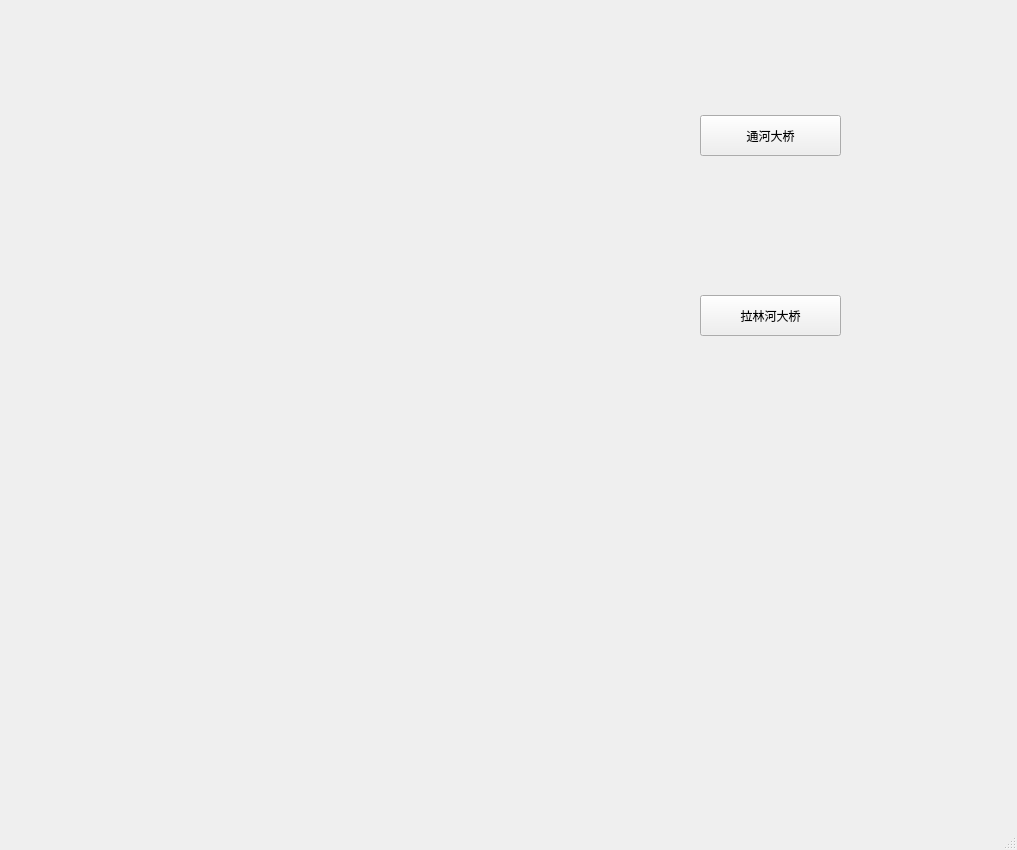
<?xml version="1.0" encoding="UTF-8"?>
<ui version="4.0">
 <class>MainWindow</class>
 <widget class="QMainWindow" name="MainWindow">
  <property name="geometry">
   <rect>
    <x>0</x>
    <y>0</y>
    <width>1017</width>
    <height>850</height>
   </rect>
  </property>
  <property name="windowTitle">
   <string>MainWindow</string>
  </property>
  <widget class="QWidget" name="centralwidget">
   <layout class="QGridLayout" name="gridLayout">
    <item row="3" column="1">
     <spacer name="verticalSpacer">
      <property name="orientation">
       <enum>Qt::Vertical</enum>
      </property>
      <property name="sizeType">
       <enum>QSizePolicy::Fixed</enum>
      </property>
      <property name="sizeHint" stdset="0">
       <size>
        <width>20</width>
        <height>640</height>
       </size>
      </property>
     </spacer>
    </item>
    <item row="0" column="2">
     <spacer name="verticalSpacer_3">
      <property name="orientation">
       <enum>Qt::Vertical</enum>
      </property>
      <property name="sizeType">
       <enum>QSizePolicy::Fixed</enum>
      </property>
      <property name="sizeHint" stdset="0">
       <size>
        <width>20</width>
        <height>40</height>
       </size>
      </property>
     </spacer>
    </item>
    <item row="3" column="0">
     <spacer name="horizontalSpacer_3">
      <property name="orientation">
       <enum>Qt::Horizontal</enum>
      </property>
      <property name="sizeType">
       <enum>QSizePolicy::Fixed</enum>
      </property>
      <property name="sizeHint" stdset="0">
       <size>
        <width>40</width>
        <height>20</height>
       </size>
      </property>
     </spacer>
    </item>
    <item row="4" column="2">
     <spacer name="horizontalSpacer_2">
      <property name="orientation">
       <enum>Qt::Horizontal</enum>
      </property>
      <property name="sizeType">
       <enum>QSizePolicy::Preferred</enum>
      </property>
      <property name="sizeHint" stdset="0">
       <size>
        <width>40</width>
        <height>20</height>
       </size>
      </property>
     </spacer>
    </item>
    <item row="3" column="2">
     <widget class="QLabel" name="selectBridgePicLabel">
      <property name="sizePolicy">
       <sizepolicy hsizetype="Preferred" vsizetype="Preferred">
        <horstretch>0</horstretch>
        <verstretch>0</verstretch>
       </sizepolicy>
      </property>
      <property name="text">
       <string/>
      </property>
     </widget>
    </item>
    <item row="5" column="2">
     <spacer name="verticalSpacer_4">
      <property name="orientation">
       <enum>Qt::Vertical</enum>
      </property>
      <property name="sizeHint" stdset="0">
       <size>
        <width>20</width>
        <height>40</height>
       </size>
      </property>
     </spacer>
    </item>
    <item row="1" column="2">
     <spacer name="horizontalSpacer">
      <property name="orientation">
       <enum>Qt::Horizontal</enum>
      </property>
      <property name="sizeType">
       <enum>QSizePolicy::Fixed</enum>
      </property>
      <property name="sizeHint" stdset="0">
       <size>
        <width>620</width>
        <height>20</height>
       </size>
      </property>
     </spacer>
    </item>
    <item row="3" column="5">
     <spacer name="horizontalSpacer_4">
      <property name="orientation">
       <enum>Qt::Horizontal</enum>
      </property>
      <property name="sizeType">
       <enum>QSizePolicy::Expanding</enum>
      </property>
      <property name="sizeHint" stdset="0">
       <size>
        <width>400</width>
        <height>20</height>
       </size>
      </property>
     </spacer>
    </item>
    <item row="2" column="3" rowspan="2">
     <spacer name="verticalSpacer_2">
      <property name="orientation">
       <enum>Qt::Vertical</enum>
      </property>
      <property name="sizeType">
       <enum>QSizePolicy::Preferred</enum>
      </property>
      <property name="sizeHint" stdset="0">
       <size>
        <width>5</width>
        <height>40</height>
       </size>
      </property>
     </spacer>
    </item>
    <item row="3" column="4">
     <layout class="QVBoxLayout" name="verticalLayout_2">
      <item>
       <widget class="QWidget" name="widget" native="true">
        <widget class="QPushButton" name="thqBtn">
         <property name="geometry">
          <rect>
           <x>0</x>
           <y>40</y>
           <width>141</width>
           <height>41</height>
          </rect>
         </property>
         <property name="font">
          <font>
           <family>华光敦韵宋_CNKI</family>
          </font>
         </property>
         <property name="text">
          <string>通河大桥</string>
         </property>
        </widget>
        <widget class="QPushButton" name="llhqBtn">
         <property name="geometry">
          <rect>
           <x>0</x>
           <y>220</y>
           <width>141</width>
           <height>41</height>
          </rect>
         </property>
         <property name="font">
          <font>
           <family>华光敦韵宋_CNKI</family>
          </font>
         </property>
         <property name="text">
          <string>拉林河大桥</string>
         </property>
        </widget>
        <zorder>llhqBtn</zorder>
        <zorder>thqBtn</zorder>
       </widget>
      </item>
     </layout>
    </item>
    <item row="1" column="4">
     <spacer name="horizontalSpacer_5">
      <property name="orientation">
       <enum>Qt::Horizontal</enum>
      </property>
      <property name="sizeType">
       <enum>QSizePolicy::Fixed</enum>
      </property>
      <property name="sizeHint" stdset="0">
       <size>
        <width>200</width>
        <height>20</height>
       </size>
      </property>
     </spacer>
    </item>
   </layout>
  </widget>
  <widget class="QMenuBar" name="menubar">
   <property name="geometry">
    <rect>
     <x>0</x>
     <y>0</y>
     <width>1017</width>
     <height>22</height>
    </rect>
   </property>
  </widget>
  <widget class="QStatusBar" name="statusbar"/>
 </widget>
 <resources/>
 <connections/>
</ui>
